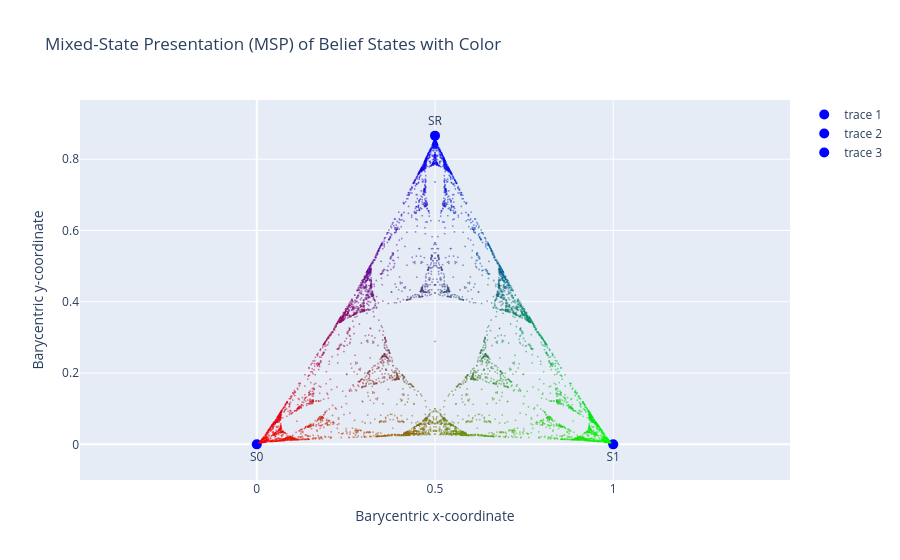

The code cell stored with this chart in its notebook:
### Code cell
belief_to_barycentric(belief_states.reshape(-1,3), belief_states.reshape(-1,3))

### Figure 1 — Plotly figure (JSON) as saved in the notebook; plotly's stock layout.template omitted (floating-point values rounded to 4 significant figures; data arrays with more than 128 entries replaced by an {"elided": "..."} marker saying what was removed)
{"data": [{"hovertemplate": "Barycentric x-coordinate=%{x}<br>Barycentric y-coordinate=%{y}<extra></extra>", "legendgroup": "", "marker": {"color": {"elided": "9841 str values"}, "opacity": 0.5, "size": 2, "symbol": "circle"}, "mode": "markers", "name": "", "showlegend": false, "type": "scattergl", "x": {"elided": "9841 float values"}, "xaxis": "x", "y": {"elided": "9841 float values"}, "yaxis": "y"}, {"marker": {"color": "blue", "size": 10}, "mode": "markers+text", "text": ["S0"], "textposition": "bottom center", "type": "scatter", "x": [0], "y": [0]}, {"marker": {"color": "blue", "size": 10}, "mode": "markers+text", "text": ["S1"], "textposition": "bottom center", "type": "scatter", "x": [1], "y": [0]}, {"marker": {"color": "blue", "size": 10}, "mode": "markers+text", "text": ["SR"], "textposition": "top center", "type": "scatter", "x": [0.5], "y": [0.866]}], "layout": {"legend": {"tracegroupgap": 0}, "title": {"text": "Mixed-State Presentation (MSP) of Belief States with Color"}, "xaxis": {"anchor": "y", "domain": [0, 1], "range": [-0.1, 1.1], "title": {"text": "Barycentric x-coordinate"}}, "yaxis": {"anchor": "x", "domain": [0, 1], "range": [-0.1, 0.966], "scaleanchor": "x", "scaleratio": 1, "title": {"text": "Barycentric y-coordinate"}}}}
